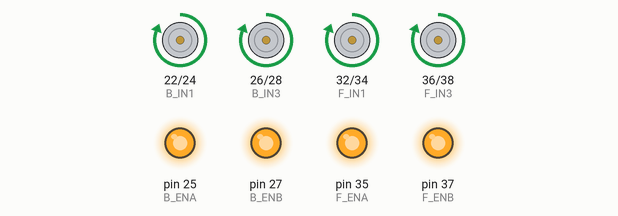
Simulated run of this sketch. Board: Arduino Mega 2560, built with avr-gcc and run on an emulated ATmega2560. On the bench: motor-driver pin pairs drawn as motors (green arrow = first pin HIGH = forward, orange = second pin HIGH = backward, longer = more drive), output pins drawn as LEDs (lit = HIGH).

Above: at 0.5 s.
At 1.5 s:
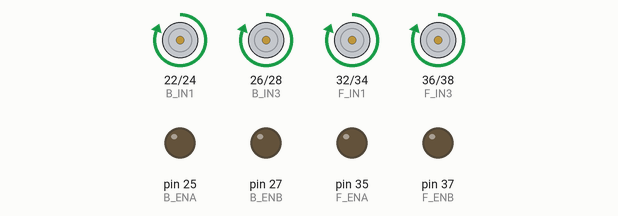
At 2.5 s:
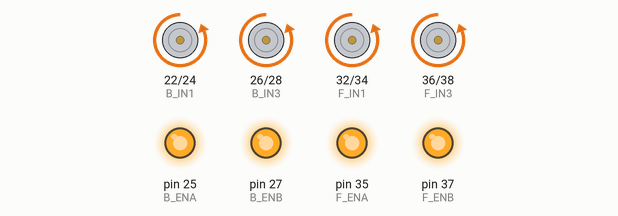
At 3.5 s:
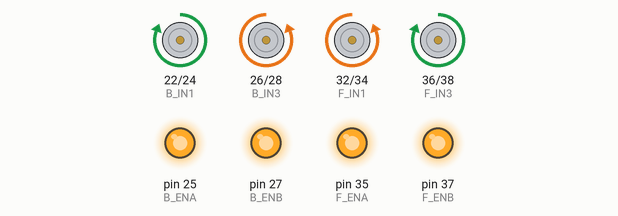
At 4.5 s:
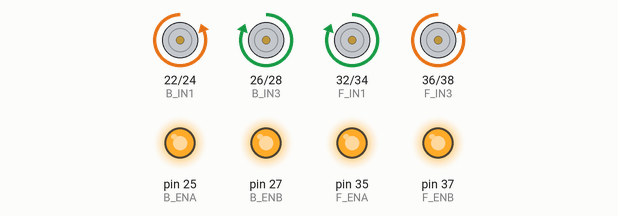
Timing chart, 0 to 6.5 s (numbered marks = the images above):
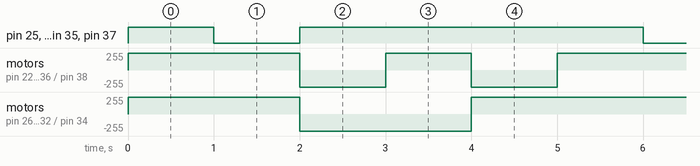

Measured:
- by itself, pin 25 (B_ENA), pin 27 (B_ENB), pin 35 (F_ENA), pin 37 (F_ENB): repeats every 5.0 s: LOW 1.0 s, HIGH 4.0 s
- by itself, motor on pin 26 (B_IN3) / pin 28 (B_IN4), motor on pin 32 (F_IN1) / pin 34 (F_IN2): repeats every 5.0 s: backward 255/255 2.0 s, forward 255/255 3.0 s
- by itself, motor on pin 22 (B_IN1) / pin 24 (B_IN2), motor on pin 36 (F_IN3) / pin 38 (F_IN4): repeats every 5.0 s: backward 255/255 1.0 s, forward 255/255 1.0 s, backward 255/255 1.0 s, forward 255/255 2.0 s

The sketch:

FinalChassisCode.ino
```cpp
int F_IN1 = 32;
int F_IN2 = 34;

int F_IN3 = 36;
int F_IN4 = 38;

int F_ENA = 35;
int F_ENB = 37;

int B_IN1 = 22;
int B_IN2 = 24;

int B_IN3 = 26;
int B_IN4 = 28;

int B_ENA = 25;
int B_ENB = 27;


void setup() {
  // put your setup code here, to run once:
  pinMode(F_IN1, OUTPUT);
  pinMode(F_IN2, OUTPUT);
  pinMode(F_IN3, OUTPUT);
  pinMode(F_IN4, OUTPUT);
  pinMode(F_ENA, OUTPUT);
  pinMode(F_ENB, OUTPUT);

  pinMode(B_IN1, OUTPUT);
  pinMode(B_IN2, OUTPUT);
  pinMode(B_IN3, OUTPUT);
  pinMode(B_IN4, OUTPUT);
  pinMode(B_ENA, OUTPUT);
  pinMode(B_ENB, OUTPUT);
}

void forward()
{
//front left motor
  digitalWrite(F_IN1, HIGH);
  digitalWrite(F_IN2, LOW);
//front right motor
  digitalWrite(F_IN3, HIGH);
  digitalWrite(F_IN4, LOW);

  digitalWrite(F_ENA, HIGH);
  digitalWrite(F_ENB, HIGH);

//back left motor
  digitalWrite(B_IN1, HIGH);
  digitalWrite(B_IN2, LOW);
//back right motor
  digitalWrite(B_IN3, HIGH);
  digitalWrite(B_IN4, LOW);

  digitalWrite(B_ENA, HIGH);
  digitalWrite(B_ENB, HIGH);

}

void backward(){
//front left motor
  digitalWrite(F_IN1, LOW);
  digitalWrite(F_IN2, HIGH);
//front right motor
  digitalWrite(F_IN3, LOW);
  digitalWrite(F_IN4, HIGH);

  digitalWrite(F_ENA, HIGH);
  digitalWrite(F_ENB, HIGH);

//back left motor
  digitalWrite(B_IN1, LOW);
  digitalWrite(B_IN2, HIGH);
//back right motor
  digitalWrite(B_IN3, LOW);
  digitalWrite(B_IN4, HIGH);

  digitalWrite(B_ENA, HIGH);
  digitalWrite(B_ENB, HIGH);

}

void leftMov(){
  //front left motor forward
  digitalWrite(F_IN1, LOW);
  digitalWrite(F_IN2, HIGH);
  // front left motor backward
  digitalWrite(F_IN3, HIGH);
  digitalWrite(F_IN4, LOW);

  digitalWrite(F_ENA, HIGH);
  digitalWrite(F_ENB, HIGH);

  //back left motor backward
  digitalWrite(B_IN1, HIGH);
  digitalWrite(B_IN2, LOW);
  //back right motor forward
  digitalWrite(B_IN3, LOW);
  digitalWrite(B_IN4, HIGH);

  digitalWrite(B_ENA, HIGH);
  digitalWrite(B_ENB, HIGH);
  }

void rightMov(){
  //front left motor forward
  digitalWrite(F_IN1, HIGH);
  digitalWrite(F_IN2, LOW);
  // front left motor backward
  digitalWrite(F_IN3, LOW);
  digitalWrite(F_IN4, HIGH);

  digitalWrite(F_ENA, HIGH);
  digitalWrite(F_ENB, HIGH);
  //back left motor backward
  digitalWrite(B_IN1, LOW);
  digitalWrite(B_IN2, HIGH);
  //back right motor forward
  digitalWrite(B_IN3, HIGH);
  digitalWrite(B_IN4, LOW);

  digitalWrite(B_ENA, HIGH);
  digitalWrite(B_ENB, HIGH);
  }


void stopMotors() {
  digitalWrite(F_ENA, LOW);
  digitalWrite(F_ENB, LOW);
  digitalWrite(B_ENA, LOW);
  digitalWrite(B_ENB, LOW);

}

void loop() {
forward();
delay(1000);
stopMotors();
delay(1000);
backward();
delay(1000);
leftMov();
delay(1000);
rightMov();
delay(1000);


}
```
